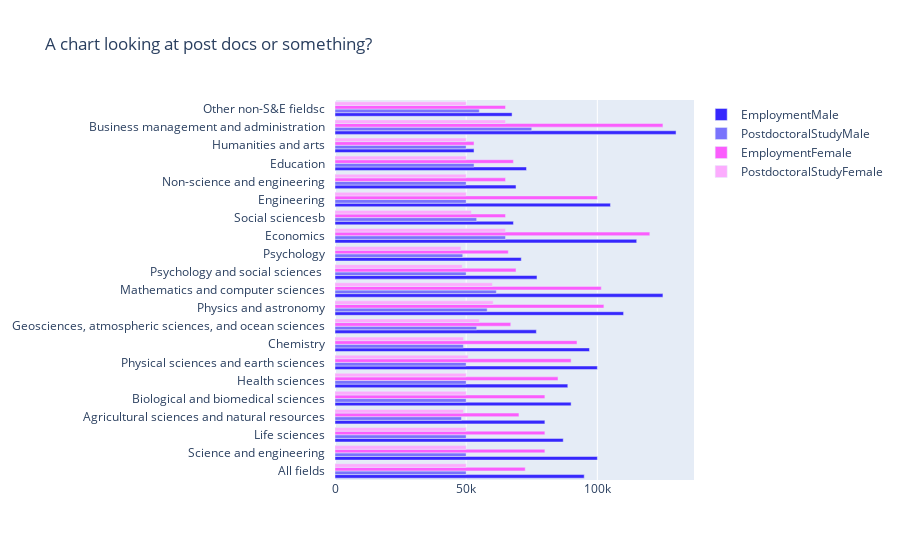

Notebook source saved alongside this figure:
### Code cell
import plotly.graph_objects as go
fig = go.Figure()

colours = dict(zip(['EmploymentMale','PostdoctoralStudyMale', 'EmploymentFemale',  'PostdoctoralStudyFemale'], ["#3627fd","#7973fc","#fb5dfd","#fcacfe"]))

for employment_type in ['EmploymentMale','PostdoctoralStudyMale', 'EmploymentFemale',  'PostdoctoralStudyFemale']:
    fig.add_trace(go.Bar(y=df['Field'], x=df[employment_type], orientation="h", name=employment_type, marker_color=colours[employment_type]),)

fig.update_layout(height=1200, title="A chart looking at post docs or something?")

fig.update_yaxes(showticksuffix="all", ticksuffix="   ",)

fig.write_html("chart_1_out.html")
fig

# sns.barplot(data=df, y=df['Field'], x=df['EmploymentTotal'], orient='h', order = df.sort_values('EmploymentTotal').Field)

### Figure 1 — Plotly figure (JSON) as saved in the notebook; plotly's stock layout.template omitted (floating-point values rounded to 4 significant figures)
{"data": [{"marker": {"color": "#3627fd"}, "name": "EmploymentMale", "orientation": "h", "type": "bar", "x": [95000, 100000, 87000, 80000, 90000, 88739, 100000, 97000, 76750, 110000, 125000, 77000, 71002, 115000, 68018, 105000, 69000, 73000, 53000, 130000, 67500], "y": ["All fields", "Science and engineering", "Life sciences", "Agricultural sciences and natural resources", "Biological and biomedical sciences", "Health sciences", "Physical sciences and earth sciences", "Chemistry", "Geosciences, atmospheric sciences, and ocean sciences", "Physics and astronomy", "Mathematics and computer sciences", "Psychology and social sciences ", "Psychology", "Economics", "Social sciencesb", "Engineering", "Non-science and engineering", "Education", "Humanities and arts", "Business management and administration", "Other non-S&E fieldsc"]}, {"marker": {"color": "#7973fc"}, "name": "PostdoctoralStudyMale", "orientation": "h", "type": "bar", "x": [50000, 50000, 50000, 48216, 50000, 50000, 50004, 48950, 54000, 58000, 61500, 50000, 48700, 65000, 54000, 50000, 50000, 53000, 50000, 75000, 55000], "y": ["All fields", "Science and engineering", "Life sciences", "Agricultural sciences and natural resources", "Biological and biomedical sciences", "Health sciences", "Physical sciences and earth sciences", "Chemistry", "Geosciences, atmospheric sciences, and ocean sciences", "Physics and astronomy", "Mathematics and computer sciences", "Psychology and social sciences ", "Psychology", "Economics", "Social sciencesb", "Engineering", "Non-science and engineering", "Education", "Humanities and arts", "Business management and administration", "Other non-S&E fieldsc"]}, {"marker": {"color": "#fb5dfd"}, "name": "EmploymentFemale", "orientation": "h", "type": "bar", "x": [72500, 80000, 80000, 70116, 80000, 85000, 90000, 92250, 67000, 102500, 101500, 69000, 66050, 120000, 65000, 100000, 65000, 68000, 53000, 125000, 65000], "y": ["All fields", "Science and engineering", "Life sciences", "Agricultural sciences and natural resources", "Biological and biomedical sciences", "Health sciences", "Physical sciences and earth sciences", "Chemistry", "Geosciences, atmospheric sciences, and ocean sciences", "Physics and astronomy", "Mathematics and computer sciences", "Psychology and social sciences ", "Psychology", "Economics", "Social sciencesb", "Engineering", "Non-science and engineering", "Education", "Humanities and arts", "Business management and administration", "Other non-S&E fieldsc"]}, {"marker": {"color": "#fcacfe"}, "name": "PostdoctoralStudyFemale", "orientation": "h", "type": "bar", "x": [50000, 50000, 50000, 49000, 50000, 50000, 50760, 49000, 55000, 60295, 60000, 48500, 48000, 65000, 52000, 50000, 50000, 50000, 50000, 65000, 50000], "y": ["All fields", "Science and engineering", "Life sciences", "Agricultural sciences and natural resources", "Biological and biomedical sciences", "Health sciences", "Physical sciences and earth sciences", "Chemistry", "Geosciences, atmospheric sciences, and ocean sciences", "Physics and astronomy", "Mathematics and computer sciences", "Psychology and social sciences ", "Psychology", "Economics", "Social sciencesb", "Engineering", "Non-science and engineering", "Education", "Humanities and arts", "Business management and administration", "Other non-S&E fieldsc"]}], "layout": {"autosize": true, "title": {"text": "A chart looking at post docs or something?"}, "xaxis": {"autorange": true, "range": [0, 136800.0], "type": "linear"}, "yaxis": {"autorange": true, "range": [-0.5, 20.5], "showticksuffix": "all", "ticksuffix": "   ", "type": "category"}}}
